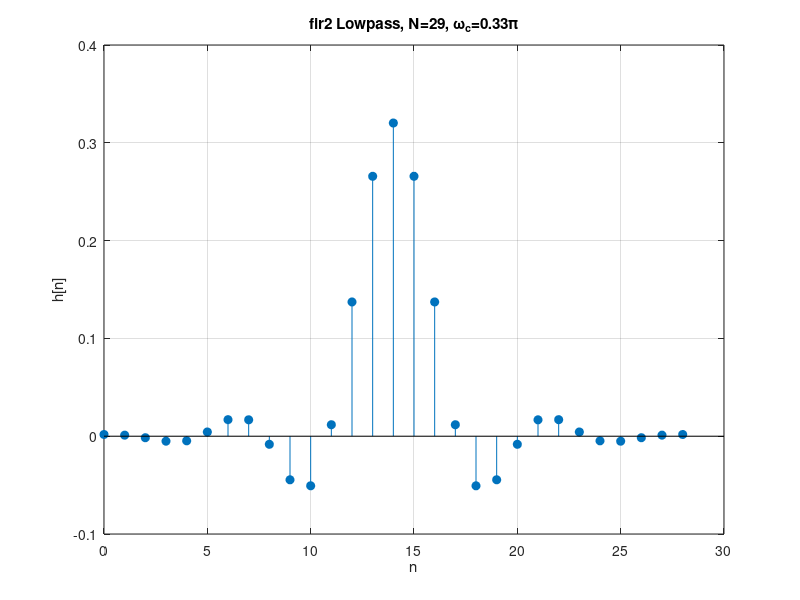
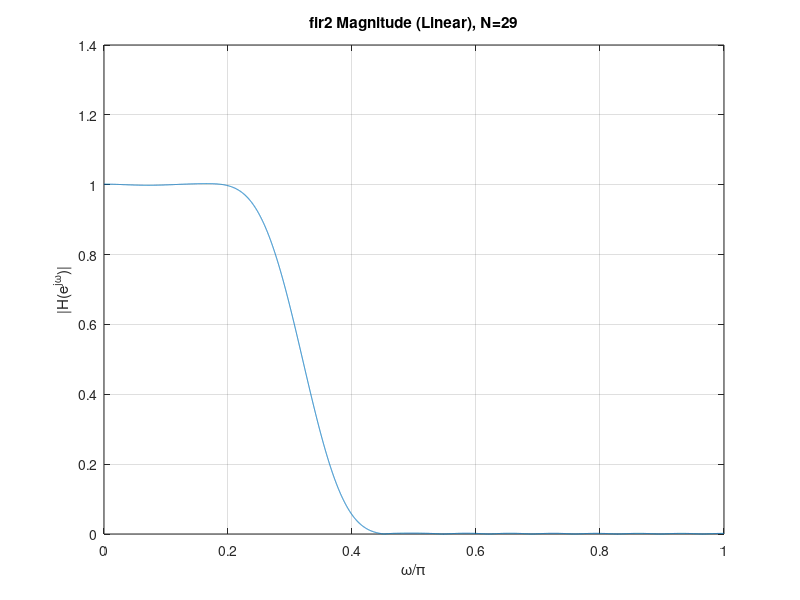
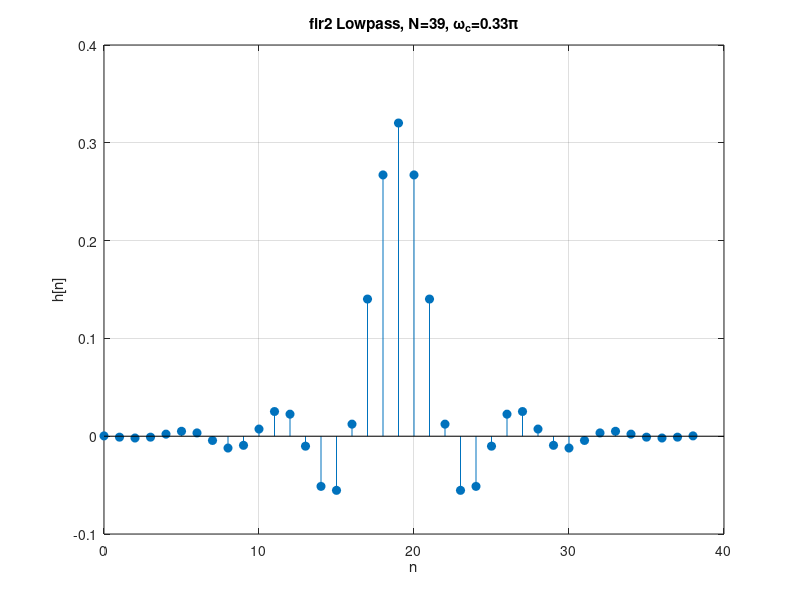
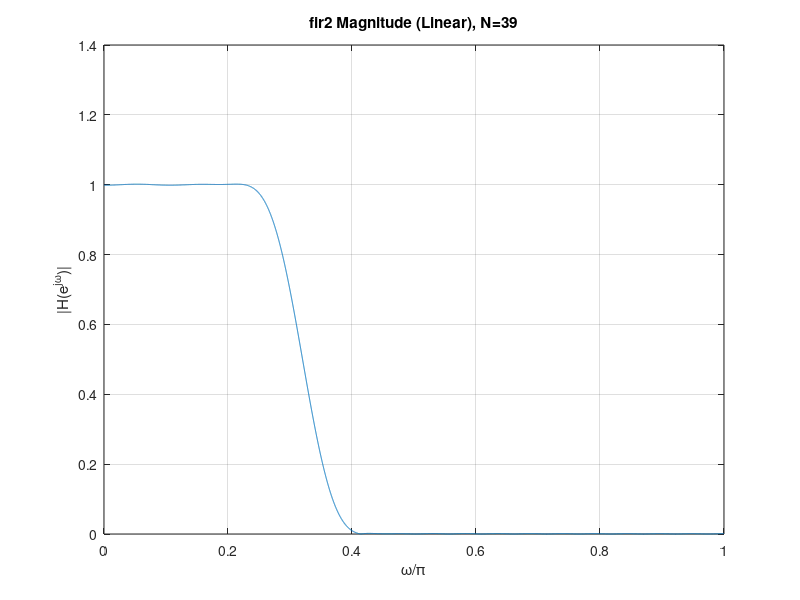

MATLAB code for these plots, in order:
%% Exercise 12: Optimal FIR vs. Elliptic IIR Design
% Replacement: FIR frequency-sampling via fir2 (N=29 and N=39)

clear; close all; clc;

% Specs
wc   = 0.33;                 
f    = [0 wc wc 1];         
m    = [1 1 0 0];           
Nfft = 8192;

Ns = [29 39];

for k = 1:numel(Ns)
    N = Ns(k);
    ord = N-1;

    %% Design (fir2 frequency-sampling FIR)
    h = fir2(ord, f, m);

    %% Frequency response
    [H,w] = freqz(h, 1, Nfft);
    mag = abs(H);
    wn  = w/pi;

    %% Impulse response
    n = 0:ord;
    figure('Color','w','Name',sprintf('Impulse Response (fir2, N=%d)',N));
    stem(n, h, 'filled'); grid on;
    xlabel('n'); ylabel('h[n]');
    title(sprintf('fir2 Lowpass, N=%d, \\omega_c=%.2f\\pi', N, wc));

    %% Magnitude response (linear)
    figure('Color','w','Name',sprintf('Magnitude Response (fir2, N=%d)',N));
    plot(wn, mag); grid on; xlim([0 1]);
    xlabel('\omega/\pi'); ylabel('|H(e^{j\omega})|');
    title(sprintf('fir2 Magnitude (Linear), N=%d', N));

    % I need to use zoom on this plot to read off:
    %   delta_p1, delta_p2, omega_p, delta_s, omega_s
    % following the same definitions as Exercises 5/6.
end
